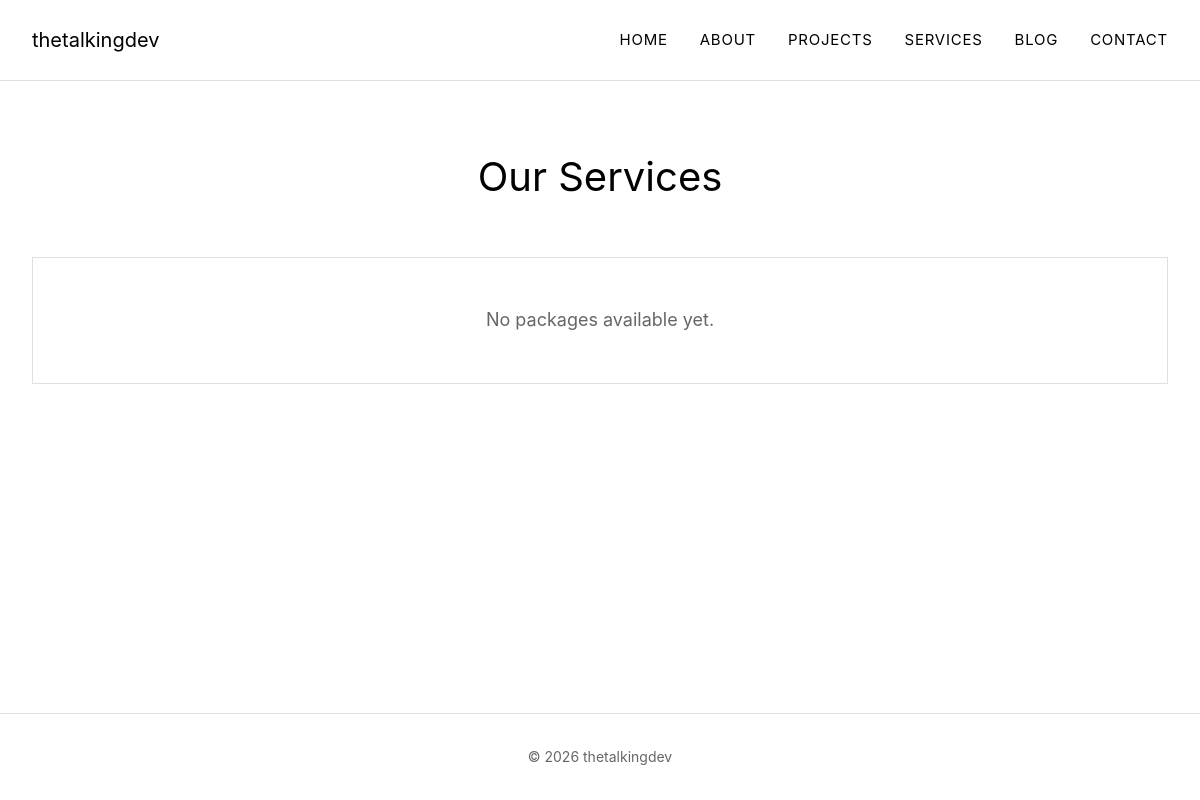
/services/, run on an earlier commit of the app's database.
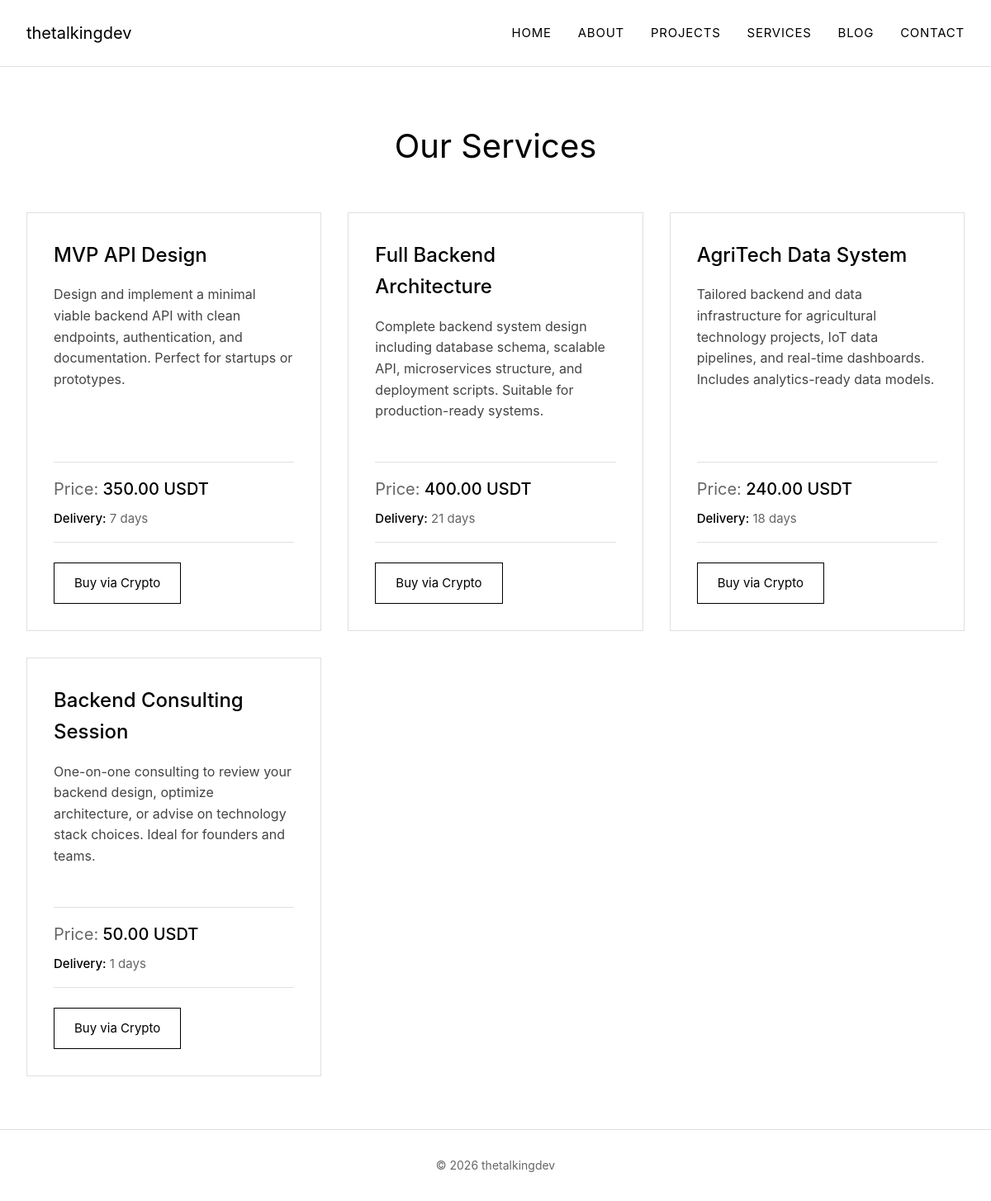
And on a later commit of the database.
### services/models.py (models this page shows, shortened)
class ServicePackage(models.Model):
    name = models.CharField(max_length=100)
    description = models.TextField()
    price_crypto = models.DecimalField(max_digits=10, decimal_places=2)
    delivery_days = models.IntegerField()
    contact_link = models.URLField()

### services/views.py (the view)
# urls.py: path('', views.services_list, name='services_list'),
def services_list(request):
    packages = ServicePackage.objects.all()
    return render(request, 'services/services_list.html', {'packages': packages})

### services/templates/services/services_list.html (shortened to what this page needs)
{% extends "base.html" %}
{% block content %}
<section class="services">
    <h1 class="services-title">Our Services</h1>
    {% if packages %}
        <div class="services-grid">
            {% for package in packages %}
                <div class="package-card">
                    <h3 class="package-name">{{ package.name }}</h3>
                    <p class="package-description">{{ package.description }}</p>
                    <div class="package-details">
                        <div class="package-price">
                            <span>Price:</span> {{ package.price_crypto }} USDT
                        </div>
                        <div class="package-delivery">
                            <strong>Delivery:</strong> {{ package.delivery_days }} days
                        </div>
                    </div>
                    <a href="{{ package.contact_link }}" class="package-link">
                        Buy via Crypto
                    </a>
                </div>
            {% endfor %}
        </div>
    {% else %}
        <div class="empty-state">
            No packages available yet.
        </div>
    {% endif %}
</section>
{% endblock %}

### templates/base.html (shortened to what this page needs)
<!DOCTYPE html>
<html lang="en">
<head>
</head>
<body>
<header>
    <div class="header-content">
        <a href="/" class="logo">thetalkingdev</a>
        <nav>
            <a href="/">Home</a>
            <a href="/about/">About</a>
            <a href="/projects/">Projects</a>
            <a href="{% url 'services:services_list' %}">Services</a>
            <a href="/blog/">Blog</a>
            <a href="{% url 'contact:contact' %}">Contact</a>
        </nav>
    </div>
</header>
<main>
    {% block content %}
    {% endblock %}
</main>
<footer>
    <p>© 2026 thetalkingdev</p>
</footer>
</body>
</html>

### templates/base.html (style rules this page uses)
* { margin: 0; padding: 0; box-sizing: border-box; }
body { font-family: -apple-system, BlinkMacSystemFont, 'Segoe UI', Roboto, sans-serif; background: #ffffff; color: #000000; line-height: 1.6; min-height: 100vh; display: flex; flex-direction: column; }
header { padding: 1.5rem 2rem; border-bottom: 1px solid #e0e0e0; background: #ffffff; }
.header-content { max-width: 1200px; margin: 0 auto; display: flex; justify-content: space-between; align-items: center; }
.logo { font-size: 1.25rem; font-weight: 400; color: #000000; text-decoration: none; }
nav { display: flex; gap: 2rem; align-items: center; flex-wrap: wrap; justify-content: center; }
nav a { color: #000000; text-decoration: none; font-size: 0.9375rem; text-transform: uppercase; letter-spacing: 0.05em; transition: color 0.2s ease; position: relative; padding: 0.25rem 0; }
nav a::after { content: ''; position: absolute; bottom: -2px; left: 0; width: 0; height: 1px; background: #000000; transition: width 0.2s ease; }
main { flex: 1; }
footer { padding: 2rem; text-align: center; border-top: 1px solid #e0e0e0; background: #ffffff; color: #666666; font-size: 0.875rem; }

### services/templates/services/services_list.html (style rules this page uses)
.services { max-width: 1200px; margin: 0 auto; padding: 4rem 2rem; animation: fadeIn 0.8s ease-out; }
.services-title { font-size: 2.5rem; font-weight: 400; margin-bottom: 3rem; color: #000000; text-align: center; }
.services-grid { display: grid; grid-template-columns: repeat(auto-fit, minmax(300px, 1fr)); gap: 2rem; list-style: none; padding: 0; }
.package-card { border: 1px solid #e0e0e0; padding: 2rem; transition: all 0.2s ease; background: #ffffff; display: flex; flex-direction: column; }
.package-name { font-size: 1.5rem; font-weight: 500; margin-bottom: 1rem; color: #000000; }
.package-description { font-size: 1rem; line-height: 1.6; color: #444444; margin-bottom: 1.5rem; flex: 1; }
.package-details { margin: 1.5rem 0; padding: 1rem 0; border-top: 1px solid #e0e0e0; border-bottom: 1px solid #e0e0e0; }
.package-price { font-size: 1.25rem; color: #000000; margin-bottom: 0.5rem; font-weight: 500; }
.package-price span { font-weight: 400; color: #666666; }
.package-delivery { font-size: 0.9375rem; color: #666666; }
.package-delivery strong { font-weight: 500; color: #000000; }
.package-link { display: inline-block; padding: 0.75rem 1.5rem; text-decoration: none; border: 1px solid #000000; color: #000000; font-size: 0.9375rem; transition: all 0.2s ease; text-align: center; margin-top: auto; align-self: flex-start; }

What changed in the data, as far as the page shows it:
added ServicePackage: name "MVP API Design", description "Design and implement a minimal viable backend API with clean endpoints, authentication, and documentation. Perfect for startups or prototypes.", price_crypto "350.00", delivery_days "7"
added ServicePackage: name "Full Backend Architecture", description "Complete backend system design including database schema, scalable API, microservices structure, and deployment scripts. Suitable for production-ready systems.", price_crypto "400.00", delivery_days "21"
added ServicePackage: name "AgriTech Data System", description "Tailored backend and data infrastructure for agricultural technology projects, IoT data pipelines, and real-time dashboards. Includes analytics-ready data models.", price_crypto "240.00", delivery_days "18"
added ServicePackage: name "Backend Consulting Session", description "One-on-one consulting to review your backend design, optimize architecture, or advise on technology stack choices. Ideal for founders and teams.", price_crypto "50.00", delivery_days "1"
Also different on the page:
text no longer shown: "No packages available yet."
